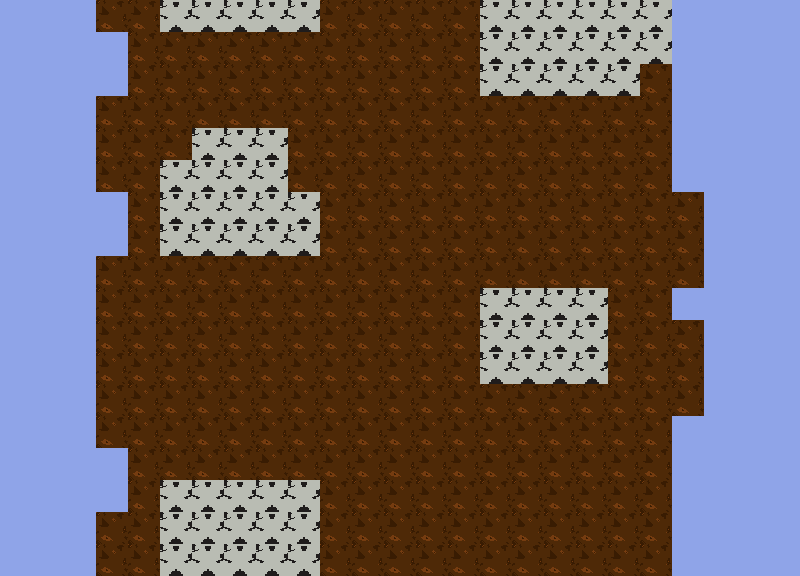

A 2D game scene composited from a Tiled map and its tileset images. What follows is a short description and the map's XML, with every tile layer's data as written:
An orthogonal 25x18 tile map with 32x32 px tiles, 1 tile layer (Tile Layer 1), 3 tilesets.

<map version="1.4" tiledversion="1.4.3" orientation="orthogonal" renderorder="right-down" width="25" height="18" tilewidth="32" tileheight="32" infinite="0" nextlayerid="2" nextobjectid="1">
 <editorsettings>
  <export target="try.json" format="json1" />
 </editorsettings>
 <tileset firstgid="1" name="sky" tilewidth="32" tileheight="32" tilecount="1" columns="1">
  <grid orientation="orthogonal" width="64" height="128" />
  <image source="sky.png" width="32" height="32" />
 </tileset>
 <tileset firstgid="2" name="rockTile1" tilewidth="32" tileheight="32" tilecount="1" columns="1">
  <image source="rockTile1.png" width="32" height="32" />
 </tileset>
 <tileset firstgid="3" name="obstacle" tilewidth="32" tileheight="32" tilecount="1" columns="1">
  <image source="obstacle.png" width="32" height="32" />
 </tileset>
 <layer id="1" name="Tile Layer 1" width="25" height="18">
  <data encoding="csv">
1,1,1,2,2,3,3,3,3,3,2,2,2,2,2,3,3,3,3,3,3,1,1,1,1,
1,1,1,1,2,2,2,2,2,2,2,2,2,2,2,3,3,3,3,3,3,1,1,1,1,
1,1,1,1,2,2,2,2,2,2,2,2,2,2,2,3,3,3,3,3,2,1,1,1,1,
1,1,1,2,2,2,2,2,2,2,2,2,2,2,2,2,2,2,2,2,2,1,1,1,1,
1,1,1,2,2,2,3,3,3,2,2,2,2,2,2,2,2,2,2,2,2,1,1,1,1,
1,1,1,2,2,3,3,3,3,2,2,2,2,2,2,2,2,2,2,2,2,1,1,1,1,
1,1,1,1,2,3,3,3,3,3,2,2,2,2,2,2,2,2,2,2,2,2,1,1,1,
1,1,1,1,2,3,3,3,3,3,2,2,2,2,2,2,2,2,2,2,2,2,1,1,1,
1,1,1,2,2,2,2,2,2,2,2,2,2,2,2,2,2,2,2,2,2,2,1,1,1,
1,1,1,2,2,2,2,2,2,2,2,2,2,2,2,3,3,3,3,2,2,1,1,1,1,
1,1,1,2,2,2,2,2,2,2,2,2,2,2,2,3,3,3,3,2,2,2,1,1,1,
1,1,1,2,2,2,2,2,2,2,2,2,2,2,2,3,3,3,3,2,2,2,1,1,1,
1,1,1,2,2,2,2,2,2,2,2,2,2,2,2,2,2,2,2,2,2,2,1,1,1,
1,1,1,2,2,2,2,2,2,2,2,2,2,2,2,2,2,2,2,2,2,1,1,1,1,
1,1,1,1,2,2,2,2,2,2,2,2,2,2,2,2,2,2,2,2,2,1,1,1,1,
1,1,1,1,2,3,3,3,3,3,2,2,2,2,2,2,2,2,2,2,2,1,1,1,1,
1,1,1,2,2,3,3,3,3,3,2,2,2,2,2,2,2,2,2,2,2,1,1,1,1,
1,1,1,2,2,3,3,3,3,3,2,2,2,2,2,2,2,2,2,2,2,1,1,1,1
</data>
 </layer>
</map>